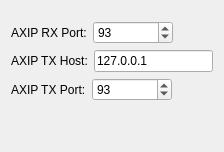
     <widget class="QWidget" name="page_7">
      <layout class="QVBoxLayout">
       <item>
        <spacer>
         <property name="orientation">
          <enum>Qt::Vertical</enum>
         </property>
         <property name="sizeType">
          <enum>QSizePolicy::Fixed</enum>
         </property>
         <property name="sizeHint" stdset="0">
          <size>
           <width>20</width>
           <height>10</height>
          </size>
         </property>
        </spacer>
       </item>
       <item>
        <layout class="QHBoxLayout">
         <item>
          <widget class="QLabel" name="label_16">
           <property name="minimumSize">
            <size>
             <width>67</width>
             <height>0</height>
            </size>
           </property>
           <property name="text">
            <string>AXIP RX Port:</string>
           </property>
          </widget>
         </item>
         <item>
          <widget class="QSpinBox" name="AXIPRXPortBox">
           <property name="minimumSize">
            <size>
             <width>80</width>
             <height>0</height>
            </size>
           </property>
           <property name="maximum">
            <number>65535</number>
           </property>
           <property name="value">
            <number>93</number>
           </property>
          </widget>
         </item>
         <item>
          <spacer>
           <property name="orientation">
            <enum>Qt::Horizontal</enum>
           </property>
           <property name="sizeHint" stdset="0">
            <size>
             <width>40</width>
             <height>20</height>
            </size>
           </property>
          </spacer>
         </item>
        </layout>
       </item>
       <item>
        <layout class="QHBoxLayout">
         <item>
          <widget class="QLabel" name="label_17">
           <property name="minimumSize">
            <size>
             <width>67</width>
             <height>0</height>
            </size>
           </property>
           <property name="text">
            <string>AXIP TX Host:</string>
           </property>
          </widget>
         </item>
         <item>
          <widget class="QLineEdit" name="AXIPTXHostEdit">
           <property name="text">
            <string>127.0.0.1</string>
           </property>
          </widget>
         </item>
        </layout>
       </item>
       <item>
        <layout class="QHBoxLayout">
         <item>
          <widget class="QLabel" name="label_18">
           <property name="minimumSize">
            <size>
             <width>67</width>
             <height>0</height>
            </size>
           </property>
           <property name="text">
            <string>AXIP TX Port:</string>
           </property>
          </widget>
         </item>
         <item>
          <widget class="QSpinBox" name="AXIPTXPortBox">
           <property name="minimumSize">
            <size>
             <width>80</width>
             <height>0</height>
            </size>
           </property>
           <property name="maximum">
            <number>65535</number>
           </property>
           <property name="value">
            <number>93</number>
           </property>
          </widget>
         </item>
         <item>
          <spacer>
           <property name="orientation">
            <enum>Qt::Horizontal</enum>
           </property>
           <property name="sizeHint" stdset="0">
            <size>
             <width>40</width>
             <height>20</height>
            </size>
           </property>
          </spacer>
         </item>
        </layout>
       </item>
       <item>
        <spacer>
         <property name="orientation">
          <enum>Qt::Vertical</enum>
         </property>
         <property name="sizeHint" stdset="0">
          <size>
           <width>20</width>
           <height>40</height>
          </size>
         </property>
        </spacer>
       </item>
      </layout>
     </widget>
